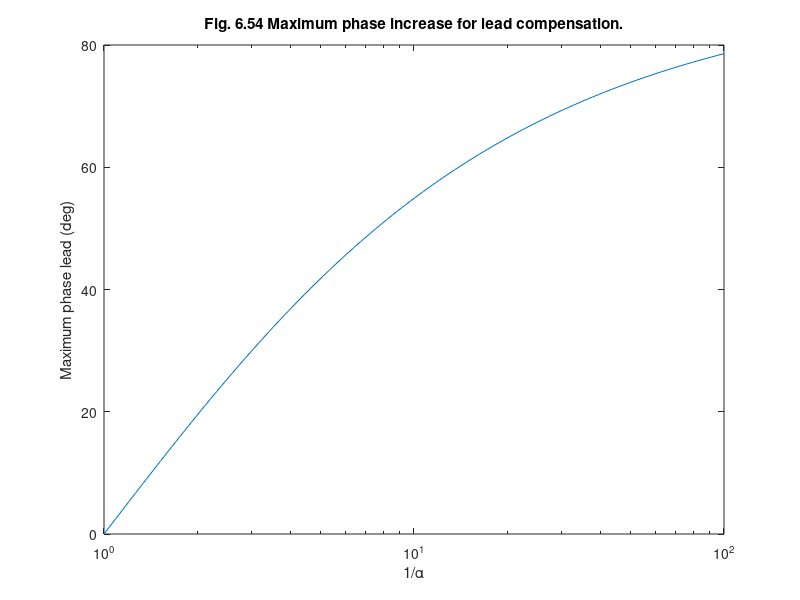

Source code (MATLAB): (Note: this script raises an error after producing the figure.)
% Fig. 6.54   Feedback Control of Dynamic Systems, 6e 
%             Franklin, Powell, Emami
%

clear all;
%close all;
clf

alpha=logspace(-2,0,100);
N=size(alpha);
ialpha=ones(N)./alpha;
dum=(ialpha-ones(N))./(ialpha+ones(N));
phimax=asin(dum);
ff=180/pi;
phimax=ff*phimax;
semilogx(ialpha,phimax);
xlabel('1/\alpha');
ylabel('Maximum phase lead (deg)');
title('Fig. 6.54 Maximum phase increase for lead compensation.');
bodegrid;
